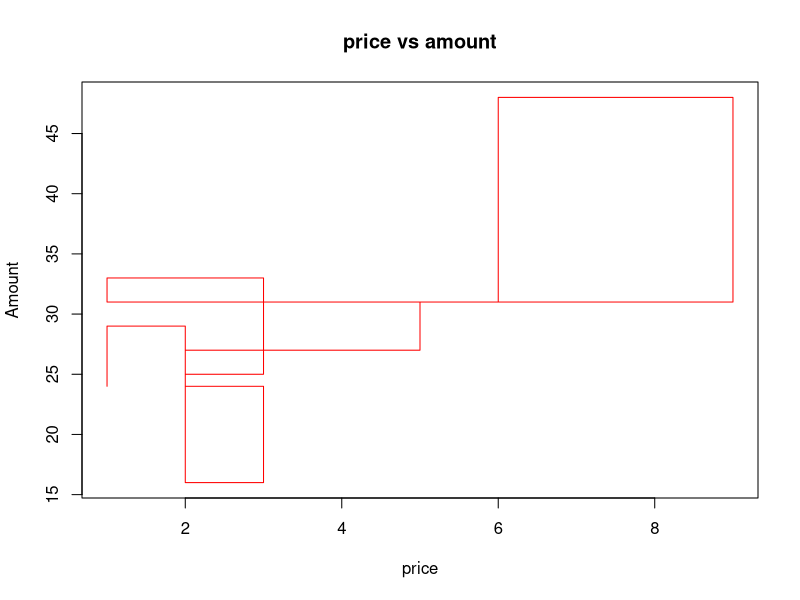
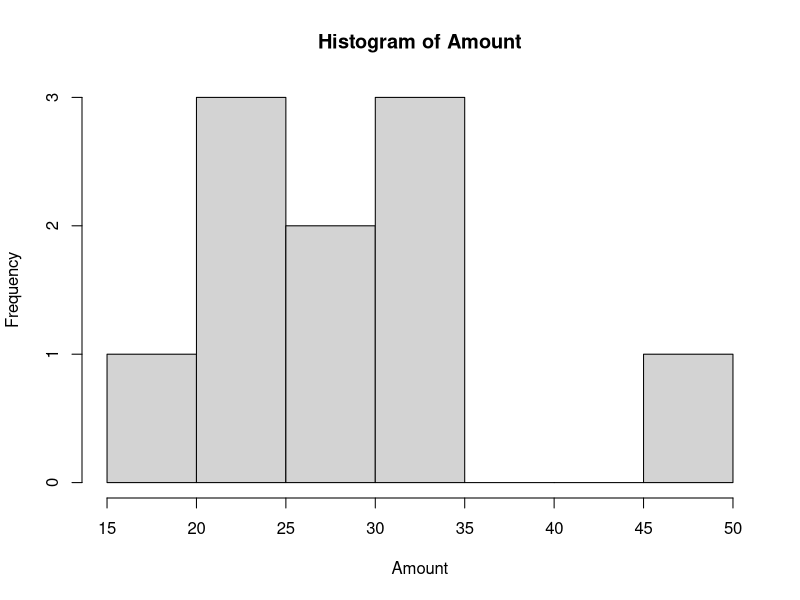

Source code (R) for these figures, in order:
v<- c("6", "TRUE", "A")
v1<- c(1:50);v1
v2<- seq(f=1, t=50, length.out = 5);v2
v3<- seq(f=1, t=50, by = 5);v3
v4<- as.factor(c("A","B","C"));v4        
v5<-factor(v4, levels=c("B","C","A"), ordered = TRUE); v5

#date type vector
v6<- as.Date.factor(c("2019-02-02", "2018-02-02", "2017-02-02"));v6;class(v6)
v7<- Sys.Date()
Sys.time()
v7-v6
v6-v7
v8<- c(2,6,8,NA,7);v8
mean(v8)
mean(v8, na.rm=TRUE)
v9<- c(2,6,NULL,8,9);v9
mean(v9)
v10<- c(5,6,NULL,NA,5,6);v10
mean(v10,na.rm=TRUE)
p1<-c("p1","p2","p3","p4","p5","p6","p7","p8","p9","p10");p1
N<-c(10,12,14,15,16,17,18,1,15,5);N
S<- c(5,6,2,5,6,2,4,6,2,3);S
E<-c(6,5,23,6,8,4,1,5,6,8);E
W<-c(6,8,9,5,3,2,1,4,6,8);W
Amount=N+S+E+W;Amount
names(Amount)<-p1;Amount
price<-c(2,5,6,9,1,3,2,3,2,1);price
names(price)<-p1;price
price[price>5]
Amount[Amount>10 & Amount<30]
Amount[Amount<10 | Amount>30]
Amount[names="p3"]

#which command gives the index of the element
which(Amount==24)


#generating random vectors
rv<-c(sample(10:100,10,replace=F));rv

#training data= to create the model
#validation data= on which we execute the model


#set.seed= to fix the initial value and get the same set of random no

set.seed(12)
rv<-c(sample(10:100,10,replace=F));rv

mean(rv)
median(rv)
mode(rv)
var(rv)
sd(rv)
str(rv)
summary(rv)
max(rv)
min(rv)
class(rv)
length(rv)
rank(rv)
is.null(rv)
is.na(rv)


rv2<-c(3,5,6,3,2);rv2
rank(rv2)

#plotting graphs
plot(price,Amount,type="s",col="red",xlab="price",ylab="Amount",main="price vs amount")
help("plot")
hist(Amount)

